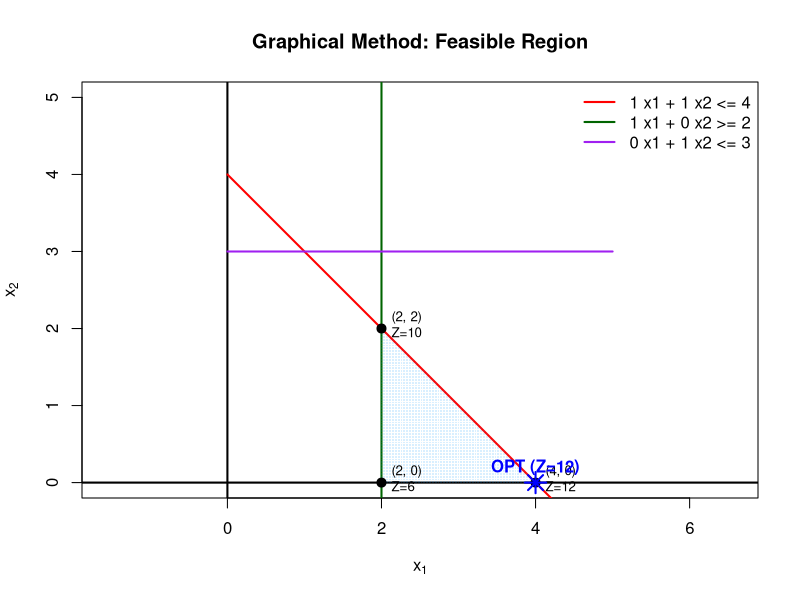

Source code (R):
# ============================================================
# GRAPHICAL METHOD for LP (2 variables) with <= and >= support
# ============================================================


# Example: Maximize Z = 3x1 + 2x2
# Subject to:
#   (1) x1 + x2 <= 4
#   (2) x1 >= 2
#   (3) x2 <= 3
#   x1, x2 >= 0

rm(list=ls())

# ---------------------------
# Step 1) Define coefficients
# ---------------------------
c1 <- 3
c2 <- 2

A <- rbind(
  c(1, 1),   # constraint 1
  c(1, 0),   # constraint 2
  c(0, 1)    # constraint 3
)
b <- c(4, 2, 3)

# >>> NEW: senses for each constraint
# Use "<=", ">=", or "=" in the same order as rows of A
# sense <- c("<=", "<=", "<=")
# Example with >= :
sense <- c("<=", ">=", "<=")

# ---------------------------
# Step 2) Make a grid to test feasibility
# ---------------------------
x1_seq <- seq(0, 5, by = 0.02)
x2_seq <- seq(0, 5, by = 0.02)
grid <- expand.grid(x1 = x1_seq, x2 = x2_seq)

# >>> UPDATED: feasibility check with mixed senses
is_feasible_mixed <- function(x1, x2, A, b, sense, tol = 1e-9){
  lhs <- as.vector(A %*% c(x1, x2))
  
  checks <- mapply(function(L, s, RHS){
    if (s == "<=") return(L <= RHS + tol)
    if (s == ">=") return(L >= RHS - tol)
    if (s == "=" ) return(abs(L - RHS) <= tol)
    stop("Unknown sense: ", s)
  }, lhs, sense, b)
  
  all(checks)
}

grid$feasible <- apply(grid, 1, function(row){
  is_feasible_mixed(row[1], row[2], A, b, sense)
})

feasible_pts <- subset(grid, feasible)

# ---------------------------
# Step 3) Plot constraints & feasible region
# ---------------------------
plot(NA, xlim=c(0,5), ylim=c(0,5),
     xlab=expression(x[1]), ylab=expression(x[2]),
     main="Graphical Method: Feasible Region",
     asp=1)

# Nonnegativity boundaries
abline(v = 0, lwd = 2, col = "black")
abline(h = 0, lwd = 2, col = "black")

# Draw constraint lines
colors <- c("red","darkgreen","purple")

for(i in 1:nrow(A)){
  a1 <- A[i,1]; a2 <- A[i,2]; bi <- b[i]
  
  if(a2 != 0){
    x2_line <- (bi - a1*x1_seq)/a2
    lines(x1_seq, x2_line, col=colors[i], lwd=2)
  } else {
    abline(v = bi/a1, col=colors[i], lwd=2)
  }
}

# Shade feasible region
points(feasible_pts$x1, feasible_pts$x2,
       pch=".", col=rgb(0,0.6,1,0.15))

# Legend with senses
legend_text <- paste0(
  apply(A,1,function(r) paste(r[1],"x1 +",r[2],"x2")),
  " ", sense, " ", b
)
legend("topright", legend=legend_text, col=colors, lwd=2, bty="n")

# ---------------------------
# Step 4) Find corner points
# ---------------------------
line_intersection <- function(a, b, c, d){
  M <- rbind(a, c)
  if(abs(det(M)) < 1e-12) return(NULL)
  solve(M, c(b, d))
}

candidates <- list()
k <- 1

pairs <- combn(1:nrow(A), 2)

for (p in 1:ncol(pairs)) {
  i <- pairs[1, p]; j <- pairs[2, p]
  pt <- line_intersection(A[i,], b[i], A[j,], b[j])
  if (!is.null(pt)) {
    candidates[[k]] <- pt; k <- k + 1
  }
}

# Axis intersections
candidates[[k]] <- c(0,0); k <- k+1

for(i in 1:nrow(A)){
  a1 <- A[i,1]; a2 <- A[i,2]; bi <- b[i]
  if(a2 != 0){
    candidates[[k]] <- c(0, bi/a2); k <- k+1
  }
}
for(i in 1:nrow(A)){
  a1 <- A[i,1]; a2 <- A[i,2]; bi <- b[i]
  if(a1 != 0){
    candidates[[k]] <- c(bi/a1, 0); k <- k+1
  }
}

cand_mat <- do.call(rbind, candidates)
cand_df <- data.frame(x1=cand_mat[,1], x2=cand_mat[,2])

# >>> UPDATED feasibility filter for corners
cand_df$feasible <- apply(cand_df, 1, function(row){
  row[1] >= -1e-9 && row[2] >= -1e-9 &&
    is_feasible_mixed(row[1], row[2], A, b, sense)
})
corners <- subset(cand_df, feasible)
corners <- unique(round(corners[,c("x1","x2")], 6))

# Plot corners
points(corners$x1, corners$x2, pch=19, cex=1.2)

# ---------------------------
# Step 5) Evaluate objective at corners
# ---------------------------
corners$Z <- c1*corners$x1 + c2*corners$x2
print(corners)

best_idx <- which.max(corners$Z)
best_pt <- corners[best_idx,]

# Labels with coordinates + Z
corner_labels <- paste0("(", corners$x1, ", ", corners$x2, ")\nZ=", corners$Z)
text(corners$x1, corners$x2, labels=corner_labels, pos=4, cex=0.8)

# Mark optimum
points(best_pt$x1, best_pt$x2, pch=8, cex=2, lwd=2, col="blue")
text(best_pt$x1, best_pt$x2,
     labels=paste0("OPT (Z=",best_pt$Z,")"),
     pos=3, col="blue", font=2)
